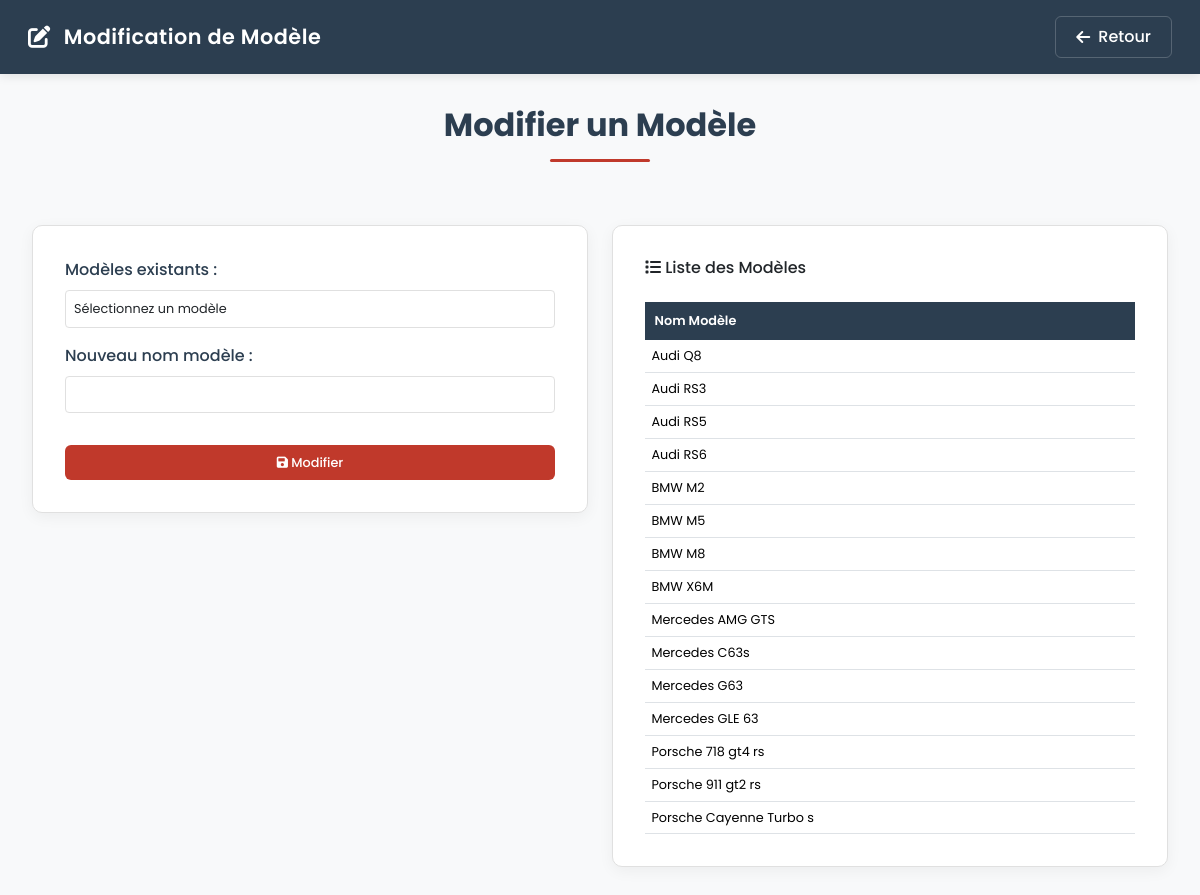
The page /Page/Administrateur/Page_gestion/Gestion_voiture/voiture/Page/modification_modele/page/modifier_modele_voiture.php (signed in) on the database its author committed.
### tables this page shows
CREATE TABLE IF NOT EXISTS `modele` (
  `id_modele` int NOT NULL AUTO_INCREMENT,
  `nom_modele` varchar(50) DEFAULT NULL,
  `id_marque` int NOT NULL,
  PRIMARY KEY (`id_modele`),
  KEY `id_marque` (`id_marque`)
);

### Page/Administrateur/Page_gestion/Gestion_voiture/voiture/Page/modification_modele/page/modifier_modele_voiture.php (the view, shortened to what this page needs)
<?php
include ("../../../../../../include_bdd/connexion.bdd.php");
$sql = "SELECT id_modele, nom_modele FROM modele ORDER BY nom_modele";
$resultat = $connexion->query($sql);
?>
<!DOCTYPE html>
<html lang="fr">
<head>
    <link href="https://cdn.jsdelivr.net/npm/bootstrap@5.3.2/dist/css/bootstrap.min.css" rel="stylesheet">
    <link rel="stylesheet" href="https://cdnjs.cloudflare.com/ajax/libs/font-awesome/6.0.0/css/all.min.css">
</head>
<body>
    <nav class="navbar navbar-expand-lg">
        <div class="container-fluid">
            <a class="navbar-brand" href="#">
                <i class="fas fa-edit"></i>
                Modification de Modèle
            </a>
            <a href="../choix_modification_modifier.php" class="btn back-btn">
                <i class="fas fa-arrow-left"></i>
                Retour
            </a>
        </div>
    </nav>
    <div class="container">
        <h1 class="section-title">Modifier un Modèle</h1>
        <div class="row">
            <div class="col-md-6">
                <div class="card">
                    <form action="../../../fonction_php_voiture/manage_informations_modele.php" method="post">
                        <div class="mb-3">
                            <label for="id_modele" class="form-label">Modèles existants :</label>
                            <?php
                                $sql_models = "SELECT id_modele, nom_modele FROM modele ORDER BY nom_modele";
                                $result_models = $connexion->query($sql_models);
                                if ($result_models->num_rows > 0) {
                                    echo "<select name='id_modele' id='id_modele' class='form-control'>";
                                    echo "<option value=''>Sélectionnez un modèle</option>";
                                    echo "</select>";
                                } else {
                                    echo "<p class='text-muted'>Aucune information trouvée</p>";
                                }
                            ?>
                        </div>
                        <div class="mb-3">
                            <label for="nom_modele" class="form-label">Nouveau nom modèle :</label>
                            <input type="text" id="nom_modele" name="nom_modele" class="form-control" required>
                        </div>
                        <button type="submit" name="update" class="btn btn-submit">
                            <i class="fas fa-save"></i> Modifier
                        </button>
                    </form>
                </div>
            </div>
            <div class="col-md-6">
                <div class="card">
                    <h4 class="card-title mb-4">
                        <i class="fas fa-list"></i>
                        Liste des Modèles
                    </h4>
                    <div class="table-responsive">
                        <table class="table">
                            <thead>
                                <tr>
                                    <th>Nom Modèle</th>
                                </tr>
                            </thead>
                            <tbody>
                                <?php
                                if ($resultat->num_rows > 0) {
                                    while ($row_modele = $resultat->fetch_assoc()) {
                                        echo "<tr>";
                                        echo "<td>" . htmlspecialchars($row_modele["nom_modele"]) . "</td>";
                                        echo "</tr>";
                                    }
                                } else {
                                    echo "<tr><td class='text-center'>Aucun modèle trouvé.</td></tr>";
                                }
                                ?>
                            </tbody>
                        </table>
                    </div>
                </div>
            </div>
        </div>
    </div>
</body>
</html>

### Page/Administrateur/Page_gestion/Gestion_voiture/voiture/Page/modification_modele/page/modifier_modele_voiture.php (style rules this page uses)
:root { --primary-color: #2c3e50; --secondary-color: #34495e; --accent-color: #c0392b; --background-color: #f8f9fa; --text-color: #2c3e50; --card-bg: #ffffff; --border-color: #e0e0e0; --card-shadow: 0 4px 15px rgba(0, 0, 0, 0.05); }
body { background-color: var(--background-color); color: var(--text-color); font-family: 'Poppins', sans-serif; min-height: 100vh; }
.navbar { background: var(--primary-color); padding: 1rem; box-shadow: 0 2px 10px rgba(0,0,0,0.1); }
.navbar-brand { color: white !important; font-weight: 600; font-size: 1.3rem; letter-spacing: 0.5px; display: flex; align-items: center; gap: 0.8rem; }
.navbar-brand i { font-size: 1.4rem; }
.back-btn { background: transparent; color: white; border: 1px solid rgba(255, 255, 255, 0.2); padding: 8px 20px; border-radius: 6px; transition: all 0.3s ease; font-weight: 500; display: flex; align-items: center; gap: 0.5rem; }
.container { padding: 2rem; max-width: 1200px; }
.section-title { color: var(--primary-color); font-weight: 700; font-size: 2rem; text-align: center; margin-bottom: 2rem; position: relative; padding-bottom: 1rem; }
.section-title::after { content: ''; display: block; width: 100px; height: 3px; background: var(--accent-color); margin: 15px auto; border-radius: 2px; }
.card { background-color: var(--card-bg); border-radius: 10px; box-shadow: var(--card-shadow); padding: 2rem; margin-bottom: 2rem; border: 1px solid var(--border-color); transition: all 0.3s ease; }
.form-label { font-weight: 500; color: var(--primary-color); margin-bottom: 0.5rem; }
.form-control, .form-select { border: 1px solid var(--border-color); border-radius: 4px; padding: 0.5rem; transition: all 0.3s ease; font-size: 0.8rem; }
.btn-submit { background: var(--accent-color); color: white; border: none; border-radius: 6px; padding: 0.5rem 1rem; font-weight: 500; transition: all 0.3s ease; width: 100%; margin-top: 1rem; font-size: 0.8rem; }
.table { margin-bottom: 0; }
.table thead th { background-color: var(--primary-color); color: white; border: none; padding: 0.6rem; font-weight: 600; font-size: 0.8rem; }
.table tbody td { padding: 0.4rem; vertical-align: middle; font-size: 0.8rem; }
.card-title { font-size: 1rem; margin-bottom: 1rem; }

### rows shown on the page
modele: nom_modele "Audi Q8"
modele: nom_modele "Audi RS3"
modele: nom_modele "Audi RS5"
modele: nom_modele "Audi RS6"
modele: nom_modele "BMW M2"
modele: nom_modele "BMW M5"
modele: nom_modele "BMW M8"
modele: nom_modele "BMW X6M"
modele: nom_modele "Mercedes AMG GTS"
modele: nom_modele "Mercedes C63s"
modele: nom_modele "Mercedes G63"
modele: nom_modele "Mercedes GLE 63"
modele: nom_modele "Porsche 718 gt4 rs"
modele: nom_modele "Porsche 911 gt2 rs"
modele: nom_modele "Porsche Cayenne Turbo s"
